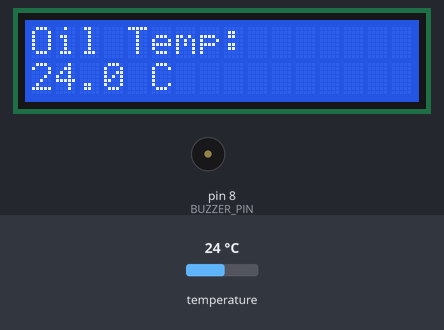
Bench run of a sketch on a simulated Arduino Uno, built with avr-gcc and run on an emulated ATmega328P. Parts: 16×2 character LCD, buzzer (waves = sounding, pin HIGH). The inputs (shaded band) are chosen by the test bench; at power-on: temperature 24 °C. What the sketch prints to the serial monitor is not drawn.

Above: at 2.7 s.
2.8 s: temperature set to 12 °C
At 5.7 s:
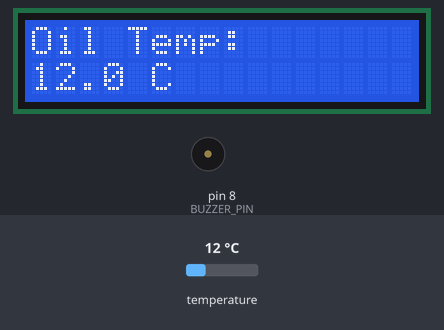
6.6 s: temperature set to 19 °C
At 9.1 s:
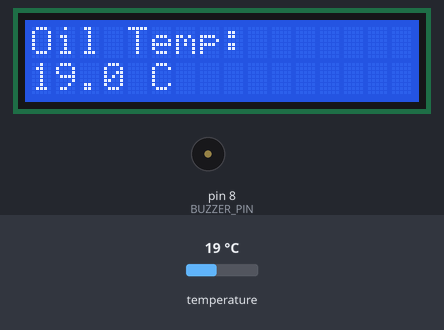
10.3 s: temperature set to 28 °C
At 11.3 s:
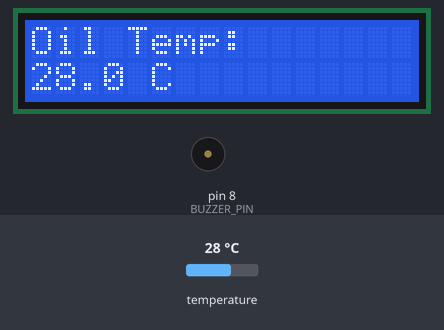
Timing chart, 0 to 13.3 s (numbered marks = the images above; inputs shaded):
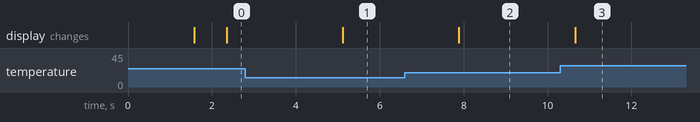

Measured:
- after the input at 2.8 s, the display: changes after 2.3 s (image 1)
- after the input at 6.6 s, the display: changes after 1.3 s (image 2)
- after the input at 10.3 s, the display: changes after 0.36 s (image 3)

The sketch:

oil_temperature_monitor.ino
```cpp
// OilSense AI - Arduino Uno R3 + DS18B20 + 16x2 LCD (parallel) + buzzer
// Libraries (Library Manager): OneWire, DallasTemperature. LiquidCrystal is built in.
#include <OneWire.h>
#include <DallasTemperature.h>
#include <LiquidCrystal.h>

#define ONE_WIRE_PIN 7          // DS18B20 data (4.7k pull-up resistor to 5V)
#define BUZZER_PIN 8
const float BUZZER_ALERT_C = 60.0;   // EXAMPLE value only
LiquidCrystal lcd(12, 11, 5, 4, 3, 2);   // RS, E, D4, D5, D6, D7
OneWire oneWire(ONE_WIRE_PIN);
DallasTemperature sensors(&oneWire);

void setup() {
  Serial.begin(9600);
  pinMode(BUZZER_PIN, OUTPUT);
  lcd.begin(16, 2);
  lcd.print("OilSense AI");
  sensors.begin();
  delay(1500);
  lcd.clear();
}

void loop() {
  sensors.requestTemperatures();
  float t = sensors.getTempCByIndex(0);
  lcd.setCursor(0, 0);
  if (t == DEVICE_DISCONNECTED_C) {
    Serial.println("ERROR,SENSOR_DISCONNECTED");
    lcd.print("Sensor error!   ");
    lcd.setCursor(0, 1); lcd.print("Check wiring    ");
    digitalWrite(BUZZER_PIN, LOW);
  } else {
    Serial.print("TEMP,"); Serial.println(t, 2);
    lcd.print("Oil Temp:       ");
    lcd.setCursor(0, 1); lcd.print(t, 1); lcd.print(" C        ");
    digitalWrite(BUZZER_PIN, t >= BUZZER_ALERT_C ? HIGH : LOW);
  }
  delay(2000);
}
```
